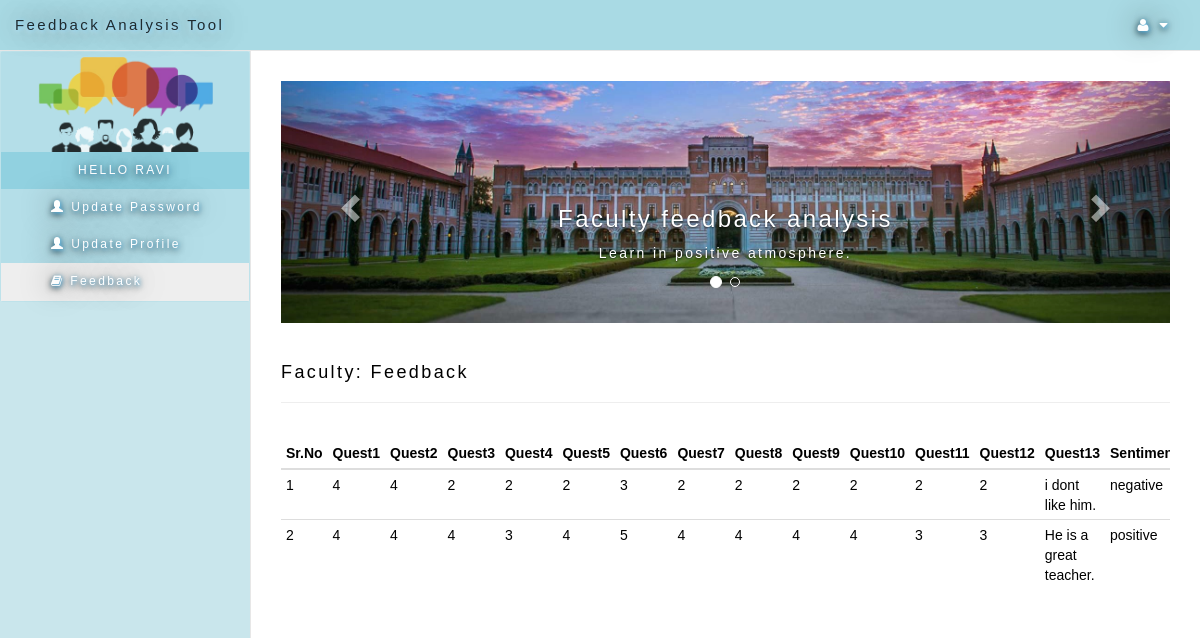
Screenshot of /faculty/index.php?page=feedback (signed in) with the database file from the repository.
### tables this page shows
CREATE TABLE `faculty` (
  `id` int(11) NOT NULL,
  `user_alias` varchar(30) NOT NULL,
  `Name` varchar(30) NOT NULL,
  `designation` varchar(100) NOT NULL,
  `programme` varchar(50) NOT NULL,
  `semester` varchar(10) NOT NULL,
  `email` varchar(255) NOT NULL,
  `password` varchar(75) NOT NULL,
  `mobile` bigint(20) NOT NULL,
  `date` datetime NOT NULL,
  `status` int(11) NOT NULL
);

CREATE TABLE `feedback` (
  `id` int(11) NOT NULL,
  `student_id` varchar(50) NOT NULL,
  `faculty_id` varchar(50) NOT NULL,
  `Teacher provided the course outline having weekly content plan` enum('5','4','3','2','1') NOT NULL,
  `Course objectives,learning and grading criteria are clear` enum('5','4','3','2','1') NOT NULL,
  `Course integrates course concepts with the real world` enum('5','4','3','2','1') NOT NULL,
  `Teacher is punctual,arrives on time and leaves on time` enum('5','4','3','2','1') NOT NULL,
  `Teacher is good at stimulating interest in the course content` enum('5','4','3','2','1') NOT NULL,
  `Teacher is good at explaining subject matter` enum('5','4','3','2','1') NOT NULL,
  `Teacher's presentation was clear and easy to understand` enum('5','4','3','2','1') NOT NULL,
  `Teacher is good at using innovative teaching methods/ways` enum('5','4','3','2','1') NOT NULL,
  `Teacher is available and helpful during counseling hours` enum('5','4','3','2','1') NOT NULL,
  `Teacher has competed the whole course as per course outline` enum('5','4','3','2','1') NOT NULL,
  `Teacher was always fair and impartial:` enum('5','4','3','2','1') NOT NULL,
  `Assessments conducted are clear connected to maximize learining` enum('5','4','3','2','1') NOT NULL,
  `Thoughts on the faculty` text NOT NULL,
  `sentiment` text NOT NULL,
  `postive_accuracy` double NOT NULL,
  `negative_accuracy` double NOT NULL,
  `date` date NOT NULL
);

### faculty/feedback.php (the view, shortened to what this page needs)
<?php
$q=mysqli_query($conn,"select * from feedback where faculty_id='".$_SESSION['faculty_login']."'");
$r=mysqli_num_rows($q);
if($r==false)
{
echo "<h3 style='color:Red'>No any records found ! </h3>";
}
else
{
?>
<div class="col-sm-12">
    <div class="row" style="margin:0;">
        <h4>Faculty: Feedback</h4>
        <hr>
    <div class="table-responsive">
    <table class="table table-condensed table-striped table-hover" align="center"style="letter-spacing: 0">
    <thead class="thead-inverse">
	<tr>
	<div class="form-group">
		<th>Sr.No</th>
		<th>Quest1</th>
		<th>Quest2</th>
		<th>Quest3</th>
		<th>Quest4</th>
		<th>Quest5</th>
		<th>Quest6</th>
		<th>Quest7</th>
		<th>Quest8</th>
		<th>Quest9</th>
		<th>Quest10</th>
		<th>Quest11</th>
		<th>Quest12</th>
		<th>Quest13</th>
		<th>Sentiment</th>
		</div>
		</tr>
		</thead>
		<tbody>
		<?php
		$i=1;
	while($row=mysqli_fetch_array($q))
		{
			?>
		<tr>
		<div class="form-group">
		<?php
			echo "<tr>";
			echo "<td>".$i."</td>";
			echo "<td>".$row[3]."</td>";
			echo "<td>".$row[4]."</td>";
			echo "<td>".$row[5]."</td>";
			echo "<td>".$row[6]."</td>";
			echo "<td>".$row[7]."</td>";
			echo "<td>".$row[8]."</td>";
			echo "<td>".$row[9]."</td>";
			echo "<td>".$row[10]."</td>";
			echo "<td>".$row[11]."</td>";
			echo "<td>".$row[12]."</td>";
			echo "<td>".$row[13]."</td>";
			echo "<td>".$row[14]."</td>";
			echo "<td>".$row[15]."</td>";
			echo "<td>".$row[16]."</td>";
			?>
		</div>
		</tr>
		<?php
		$i++;
		}
		?>
</tbody>
</table>
</div>
</div>
</div>
<?php }?>

### faculty/index.php (shortened to what this page needs)
<?php
include('../dbconfig.php');
$user= $_SESSION['faculty_login'];
$sql=mysqli_query($conn,"select * from faculty where email='$user' ");
$users=mysqli_fetch_assoc($sql);
?>
<!DOCTYPE html>
<html lang="en">
  <head>
    <link href="../css/bootstrap.min.css" rel="stylesheet">
    <link href="../css/metisMenu.min.css" rel="stylesheet">
    <link href="../css/sb-admin-2.css" rel="stylesheet">
    <link href="../css/modern-business.css" rel="stylesheet">
    <link href="../css/font-awesome.min.css" rel="stylesheet" type="text/css">
  </head>
  <body>
     <div id="wrapper" style="background-color: rgba(93, 188, 210,0.3);color:black;">
        <nav class="navbar navbar-default navbar-static-top" role="navigation" style="margin-bottom: 0;background-color: rgba(93, 188, 210,0.3);">
            <div class="navbar-header">
                <a class="navbar-brand"  style="color:rgba(0,0,0,0.8);font-size:1.5rem;text-shadow:1px 1px 4px #66CCFF, 0 0 30px black, 0 2px 5px white;"href="index.php">
                Feedback Analysis Tool</a>
            </div>
            <ul class="nav navbar-top-links navbar-right" align="right">
                <li class="dropdown">
                    <a class="dropdown-toggle" data-toggle="dropdown" href="#">
                        <i class="fa fa-user fa-fw"></i>  <i class="fa fa-caret-down"></i>
                    </a>
                </li>
            </ul>
            <div class="navbar sidebar" role="navigation" style="background-color: rgba(93, 188, 210,0.1);">
                <div class="sidebar-nav navbar-collapse">
                    <ul class="nav"  id="side-menu" style="background-color: rgba(93, 188, 210,0.1);font-size: 1.2rem;">
                        <li>
                                <img src="../images/black n white1.png" height="100vh" class="center-block" width="Auto"alt="logo" style="padding-top: 0.4rem;opacity:0.8;">
                        </li>
                        <li><a href="index.php"style="text-align: center;background-color: rgba(93, 188, 210,0.4);" class="text-uppercase">Hello <?php echo $users['Name'];?> <span class="sr-only">(current)</span></a></li>
                    <li><a style="padding-left: 5rem;"href="index.php?page=update_password"><span class="glyphicon glyphicon-user"></span> Update Password</a></li>
                   <li><a style="padding-left: 5rem;" href="index.php?page=update_profile"><span class="glyphicon glyphicon-user"></span>  Update Profile</a></li>
                   <li><a style="padding-left: 5rem;"href="index.php?page=feedback"><i class="fa fa-user fa-book"></i> Feedback</a></li>
                    </ul>
                </div>
            </div>
        </nav>
        <div id="page-wrapper">
            <div class="row">
                <div class="col-lg-12">
<div id="myCarousel" class="carousel slide" data-ride="carousel" style="margin-top: 3rem;margin-bottom: 3rem;">
    <ol class="carousel-indicators">
      <li data-target="#myCarousel" data-slide-to="0" class="active"></li>
      <li data-target="#myCarousel" data-slide-to="1"></li>
    </ol>
    <div class="carousel-inner">
      <div class="item active">
        <img class="fill"src="../images/feedback11.jpg" style="width:100%;max-height: 285px;">
        <div class="carousel-caption">
          <h3>Faculty feedback analysis</h3>
          <p>Learn in positive atmosphere.</p>
        </div>
      </div>
    </div>
    <a class="left carousel-control" href="#myCarousel" data-slide="prev">
      <span class="glyphicon glyphicon-chevron-left"></span>
    </a>
    <a class="right carousel-control" href="#myCarousel" data-slide="next">
      <span class="glyphicon glyphicon-chevron-right"></span>
    </a>
  </div>
</div>
      <?php
    @$page=  $_GET['page'];
      if($page!="")
      {
      if($page=="feedback")
      {
        include('feedback.php');
      }
} ?>
        </div>
            </div>
        </div>
</body>
</html>

### css/sb-admin-2.css (style rules this page uses)
body { background-color: #f8f8f8; }
#wrapper { width: 100%; }
#page-wrapper { padding: 0 15px; min-height: 568px; background-color: #fff; }
@media (min-width:768px) { #page-wrapper { position: inherit; margin: 0 0 0 250px; padding: 0 30px; border-left: 1px solid #e7e7e7; } }
.navbar-top-links { margin-right: 0; }
.navbar-top-links li { display: inline-block; }
.navbar-top-links li:last-child { margin-right: 15px; }
.navbar-top-links li a { padding: 15px; min-height: 50px; }
.sidebar .sidebar-nav.navbar-collapse { padding-right: 0; padding-left: 0; }
.sidebar ul li a.active { background-color: #eee; }
@media (min-width:768px) { .sidebar { z-index: 1; position: absolute; width: 250px; margin-top: 51px; } }

### css/modern-business.css (style rules this page uses)
html, body { height: 100%; }
body { padding-top: 0px; font-family:'Gotu', sans-serif; letter-spacing: 0.2vw; }
@media (min-width: 768px) { .navbar .navbar-collapse { text-align: center; } }

### faculty/index.php (style rules this page uses)
.nav li a { color: rgba(255,255,255,1); text-shadow:1px 1px 4px #66CCFF, 0 0 30px black, 0 2px 7px black; text-align:left; }

### rows the page displays
faculty: Name "RAVI"
feedback: value "4", value "2", value "3", Thoughts on the faculty "i dont like him.", sentiment "negative"
feedback: value "4", value "3", value "5", Thoughts on the faculty "He is a great teacher.", sentiment "positive"
